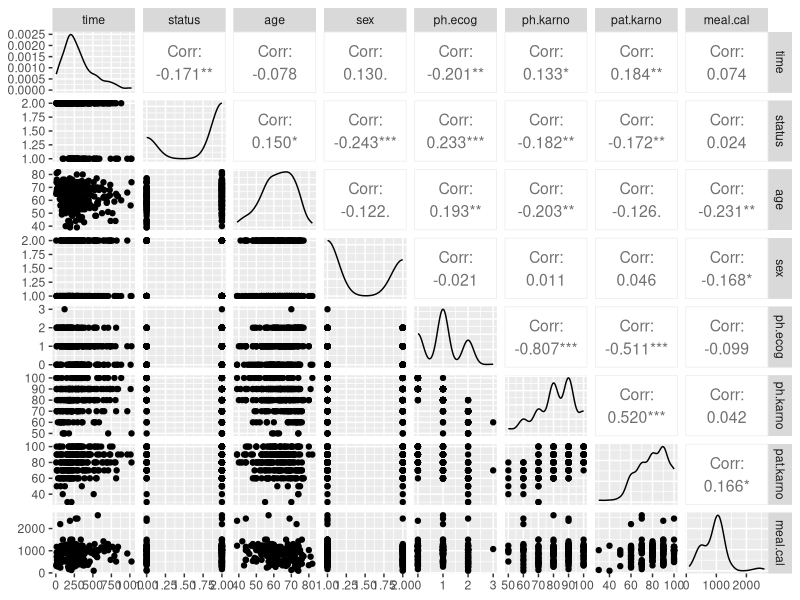
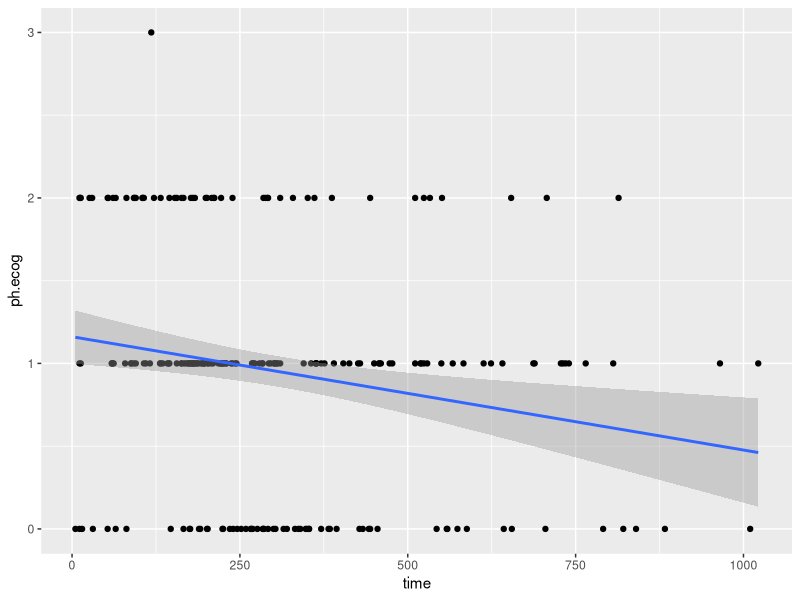
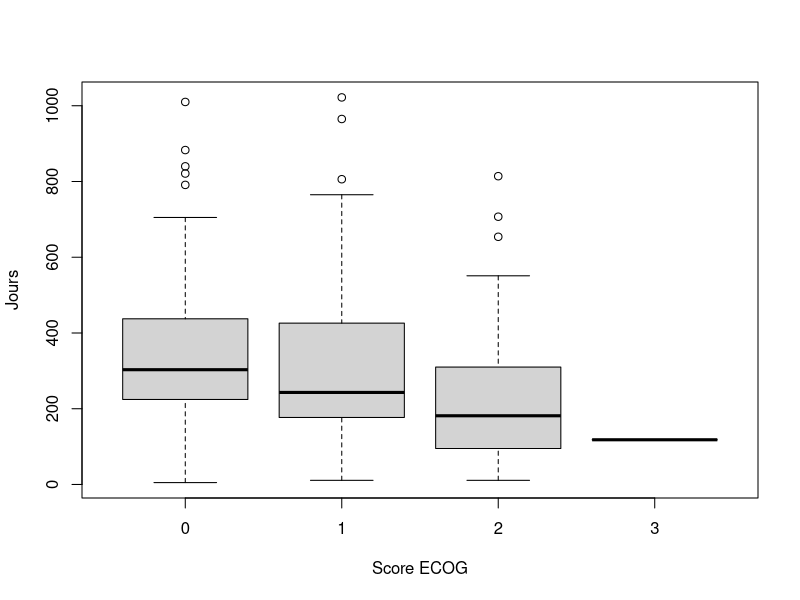
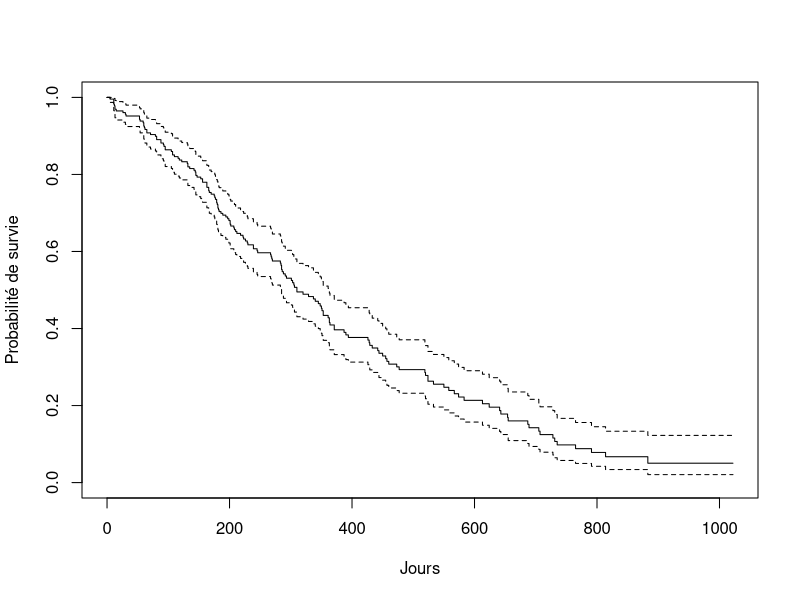
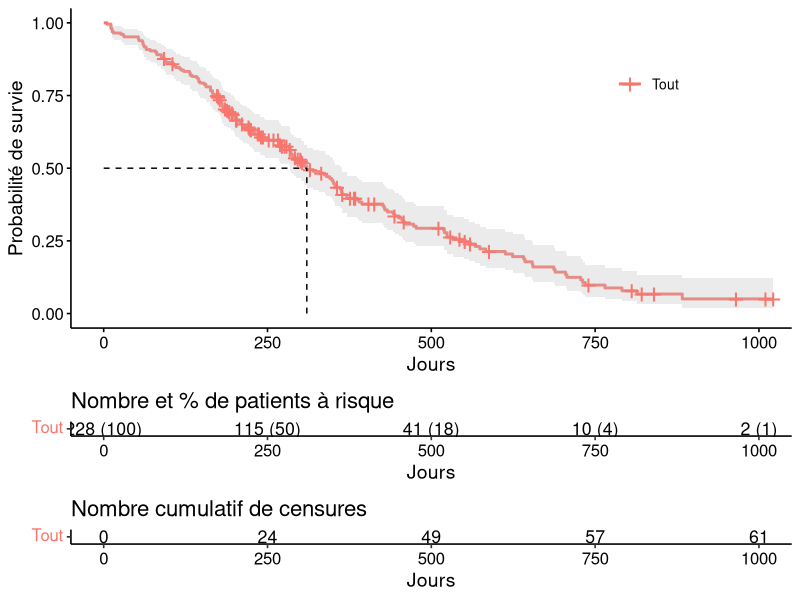
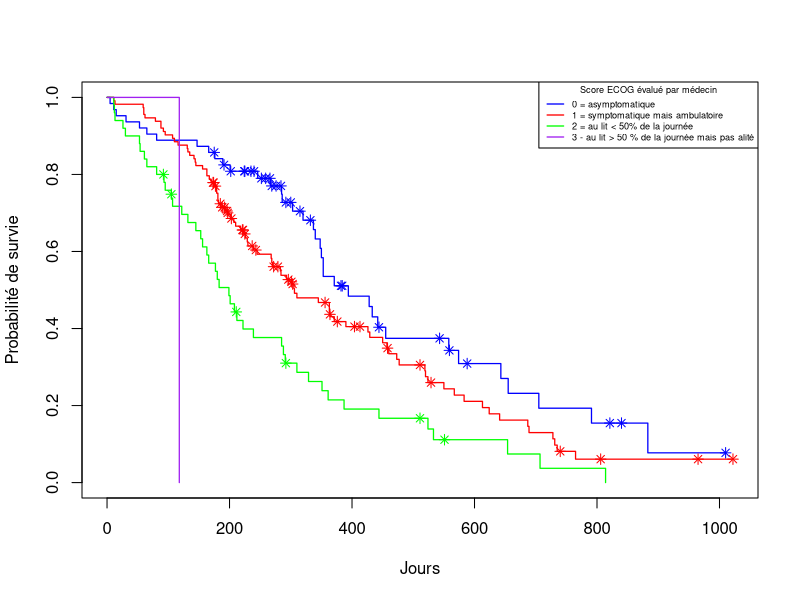

Reproduce these figures in R, in order. (Note: this script raises an error after producing the figures.)
library(survival)
library(survminer)
library(ggplot2)
library(dplyr)
library(RColorBrewer)
library(GGally)

### Chargement du jeu de données "lung" ###
lung
lung <- data.frame(cancer, package="survival")

#### Analyse exploratoire des données ####
summary(lung)

# Correlations entre chacune des variables 
ggpairs(lung, columns = (2:9), upper = list(continuous = wrap("cor", size = 4)))

# Correlations entre le temps de survie et le score ECOG (time~ph.ecog)
lung %>% 
  ggplot(aes(time, ph.ecog)) + 
  geom_point() + 
  geom_smooth(method = "lm")
  
lm_ph.ecog <- lm(time~ph.ecog, lung)
summary(lm_ph.ecog)
boxplot(time~ph.ecog, data = lung,
        xlab = "Score ECOG",
        ylab = "Jours")

##### Courbes de survie Kaplan-Meier ####
# Overall fit
fit_overall = survfit(Surv(time, status) ~ 1, data=lung) #BASE R
plot(fit_overall,
     xlab = "Jours",
     ylab = "Probabilité de survie")
print(fit_overall)

ggsurvplot(fit_overall,  # SURVMINER
           xlab="Jours", 
           ylab="Probabilité de survie",
           legend = c(0.8,0.8),
           legend.title = "",
           legend.labs = "Tout",
           risk.table="abs_pct",
           risk.table.title = "Nombre et % de patients à risque",
           risk.table.labs = "",
           risk.table.height = 0.18,
           conf.int=TRUE,
           surv.median.line="hv",
           cumcensor = TRUE,
           cumcensor.title = "Nombre cumulatif de censures",
           cumcensor.labs = "",
           cumcensor.height = 0.18,
           censor.size = 7)

# ph.ecog
km_fit1 <- survfit(Surv(time, status) ~ ph.ecog, data = lung)

plot(km_fit1, col = c("blue", "red", "green", "purple"), # BASE R
     mark.time=TRUE, pch=8, 
     xlab="Jours", ylab="Probabilité de survie",
     lwd = 1.25)
legend("topright", title = "Score ECOG évalué par médecin", 
       legend = c("0 = asymptomatique",
                  "1 = symptomatique mais ambulatoire",
                  "2 = au lit < 50% de la journée",
                  "3 - au lit > 50 % de la journée mais pas alité"),
       col = c("blue", "red", "green", "purple"), cex = 0.55, lwd = 1.25)

summary(lung$ph.ecog)
count(lung,ph.ecog)

# ph.ecog (sans ECOG=3, plot survminer)
lung2 <- lung %>% 
  filter(ph.ecog != 3) # Pour enlever le outlier

km_fit2 <- survfit(Surv(time, status) ~ ph.ecog, data = lung2) #SURVMINER
ggsurvplot(km_fit2, 
           xlab="Jours", 
           ylab="Probabilité de survie",
           main = "Survie par score de performance ECOG",
           legend.title = "Score ECOG",
           legend.labs = c("0","1","2"),
           risk.table="abs_pct",
           risk.table.title = "Nombre et % de patients à risque",
           conf.int=TRUE,
           surv.median.line="hv",
           cumcensor = TRUE,
           cumcensor.title = "Nombre cumulatif de censures",
           censor.size = 7)
count(lung2,ph.ecog)
km_fit2

#### Cox Proportional Hazards Model ####
# ph.ecog (univariate)
cox_fit1 <- coxph(Surv(time, status) ~ ph.ecog, data = lung2)
summary(cox_fit1)

#ggforest(cox_fit1) ?

# ph.ecog + wt.loss (multivariate)
cox_fit2 <- coxph(Surv(time, status) ~ ph.ecog + wt.loss, data = lung2)
summary(cox_fit2)

# Évaluation de performance (ph.ecog + ph.karno + pat.karno, multivariate) -- EXTRA
cox_fit3 <- coxph(Surv(time, status) ~ ph.ecog + ph.karno + pat.karno, data = lung2)
summary(cox_fit3)

#### LOG RANK TEST #####
# ph.ecog
log_rank <- survdiff(Surv(time, status) ~ ph.ecog, lung2)
log_rank

